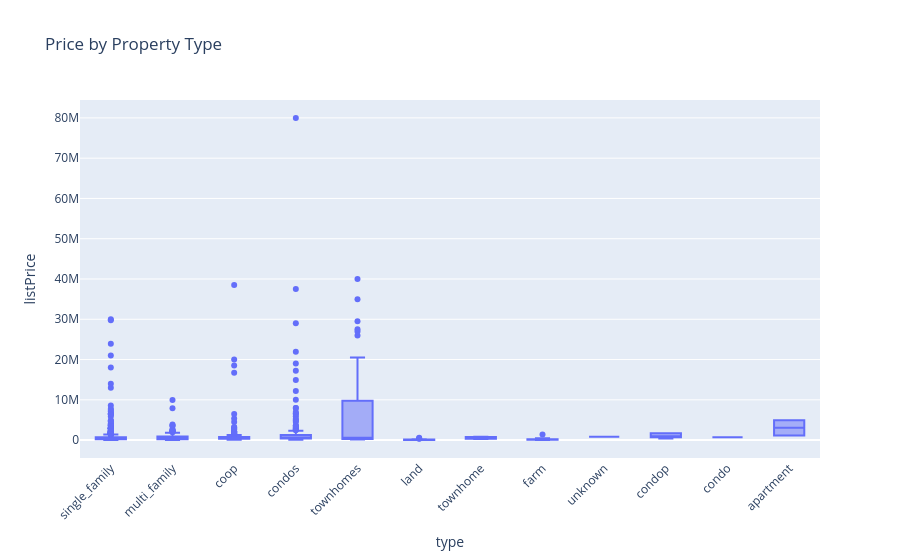

The notebook cell this image was saved under:
### Markdown cell above
### 🔹 5. Price by Property Type (Box Plot)

### Code cell
fig = px.box(df, x='type', y='listPrice',
             title='Price by Property Type')
fig.update_layout(xaxis_tickangle=-45)
fig.show()

### Figure 1 — Plotly figure (JSON) as saved in the notebook; plotly's stock layout.template omitted (floating-point values rounded to 4 significant figures; data arrays with more than 128 entries replaced by an {"elided": "..."} marker saying what was removed)
{"data": [{"alignmentgroup": "True", "hovertemplate": "type=%{x}<br>listPrice=%{y}<extra></extra>", "legendgroup": "", "marker": {"color": "#636efa"}, "name": "", "notched": false, "offsetgroup": "", "orientation": "v", "showlegend": false, "type": "box", "x": {"elided": "2149 str values"}, "x0": " ", "xaxis": "x", "y": {"elided": "2149 int values"}, "y0": " ", "yaxis": "y"}], "layout": {"boxmode": "group", "legend": {"tracegroupgap": 0}, "title": {"text": "Price by Property Type"}, "xaxis": {"anchor": "y", "domain": [0, 1], "tickangle": -45, "title": {"text": "type"}}, "yaxis": {"anchor": "x", "domain": [0, 1], "title": {"text": "listPrice"}}}}
